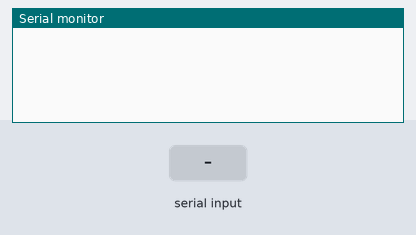
Bench run of a sketch on a simulated Arduino Uno, built with avr-gcc and run on an emulated ATmega328P. Shown: the last lines printed to the serial monitor. The test bench sets the inputs (shaded band).

Above: at 1.2 s.
1.3 s: "90,45\n" received over Serial
At 2.5 s:
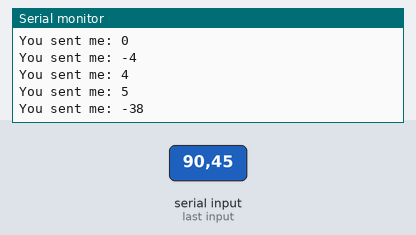
2.8 s: "30,150\n" received over Serial
At 4.4 s:
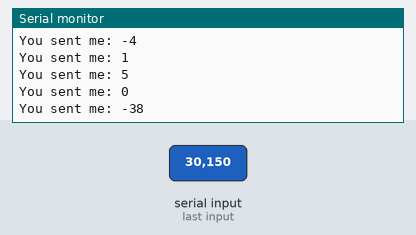
Timing chart, 0 to 5.9 s (numbered marks = the images above; inputs shaded):
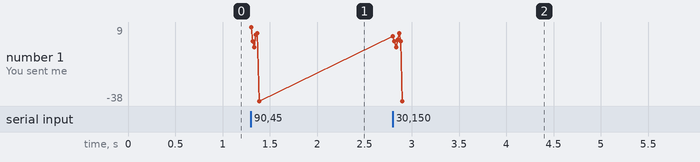

The sketch:

ardpicomtest.ino
```cpp
void setup() {
  Serial.begin(9600);
}
void loop() {
  if (Serial.available() > 0) {
    int data = Serial.read() - '0';
    Serial.print("You sent me: ");
    Serial.println(data);
  }
}
```

Measured:
- after the input at 1.3 s, the serial monitor: prints a new line at once (image 1)
- after the input at 2.8 s, the serial monitor: prints a new line at once (image 2)
